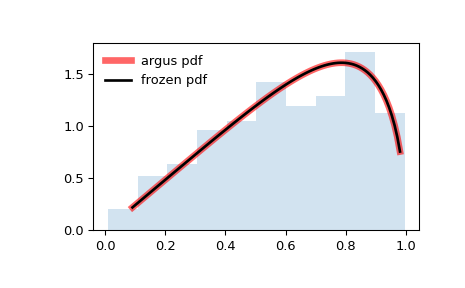

Recreate this plot in Python.
from scipy.stats import argus
import matplotlib.pyplot as plt
fig, ax = plt.subplots(1, 1)

# Calculate the first four moments:

chi = 1
mean, var, skew, kurt = argus.stats(chi, moments='mvsk')

# Display the probability density function (``pdf``):

x = np.linspace(argus.ppf(0.01, chi),
                argus.ppf(0.99, chi), 100)
ax.plot(x, argus.pdf(x, chi),
       'r-', lw=5, alpha=0.6, label='argus pdf')

# Alternatively, the distribution object can be called (as a function)
# to fix the shape, location and scale parameters. This returns a "frozen"
# RV object holding the given parameters fixed.

# Freeze the distribution and display the frozen ``pdf``:

rv = argus(chi)
ax.plot(x, rv.pdf(x), 'k-', lw=2, label='frozen pdf')

# Check accuracy of ``cdf`` and ``ppf``:

vals = argus.ppf([0.001, 0.5, 0.999], chi)
np.allclose([0.001, 0.5, 0.999], argus.cdf(vals, chi))
# True

# Generate random numbers:

r = argus.rvs(chi, size=1000)

# And compare the histogram:

ax.hist(r, density=True, histtype='stepfilled', alpha=0.2)
ax.legend(loc='best', frameon=False)
plt.show()
